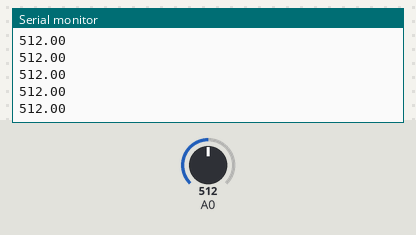
Simulated run of this sketch. Board: Arduino Uno, built with avr-gcc and run on an emulated ATmega328P. Parts: the last lines printed to the serial monitor. Inputs (shaded band) come from the test bench; at power-on: A0 = 512.

Above: at 1.2 s.
1.3 s: A0 set to 716
At 2.3 s:
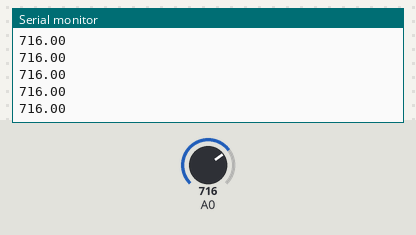
2.8 s: A0 set to 900
At 3.9 s:
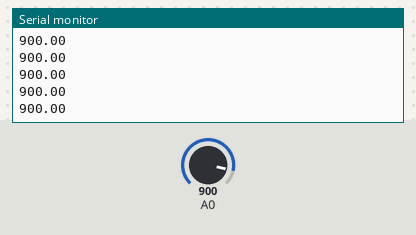
Timing chart, 0 to 5.8 s (numbered marks = the images above; inputs shaded):
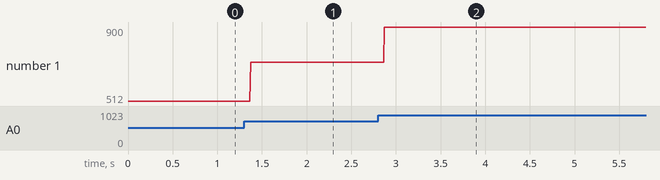

Measured:
- after the input at 1.3 s, the serial monitor: prints a new line after 0.07 s (image 1)
- after the input at 2.8 s, the serial monitor: prints a new line after 0.07 s (image 2)
- plotted number 1: 512 → 716 after the input at 1.3 s, 716 → 900 after the input at 2.8 s

The sketch:

current_S.ino
```cpp
 /*
current reading
*/


#define calibration_const 355.55

float cur_val;
float cur_Samples = 0.0;
float Avg_cur = 0.0;

void setup() {
  pinMode( A0, INPUT);
  Serial.begin(9600);

}

void loop() {
  cur_val = analogRead(A0);
  Serial.println(cur_val);

//  cur_Samples = 0.0;
//  Avg_cur = 0.0;
//
//  for ( int i=0; i< 150; i=i+1) {
//    cur_val = analogRead(A0);
//    cur_Samples = cur_Samples + cur_val;
//    delay(3);
//  }
//
//  Avg_cur = (cur_Samples/150.0) * (5.0/1024.0) * calibration_const;
//  Serial.print("current : ");
//  Serial.println( Avg_cur);


}
```
